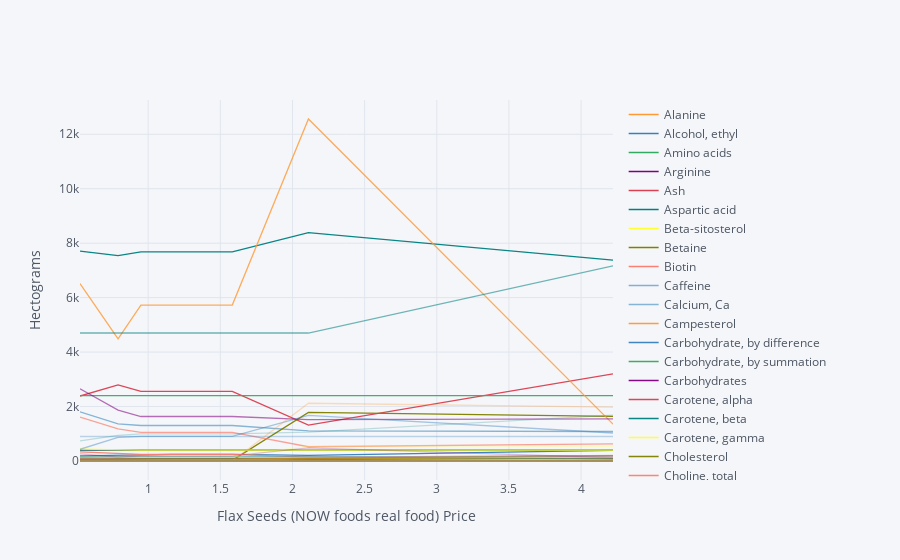

Notebook source saved alongside this figure:
### Markdown cell above
This plot shows how the composition of nutrients in each of the other food items changes with respect to the price of flax seeds.

### Code cell
# Matrix product maps quantities of food into quantities of nutrients
NutrientResponse = Diet_response@D.T

# Drop columns of missing nutrients
NutrientResponse = NutrientResponse.loc[:,NutrientResponse.count()>0]
NutrientResponse.iplot(xTitle='%s Price' % ReferenceGood,yTitle='Hectograms')
